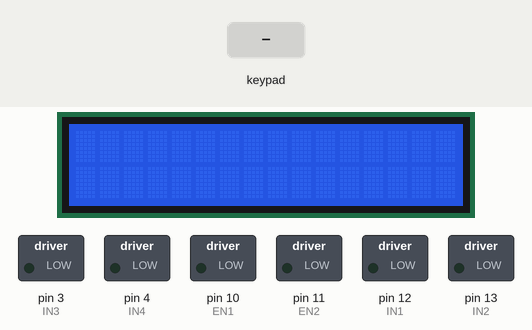
A sketch run on a simulated Arduino Uno, built with avr-gcc and run on an emulated ATmega328P. Shown: 16×2 character LCD, switched loads named in the sketch (green lamp = pin HIGH). Inputs (shaded band) come from the test bench.

Above: at 1.3 s.
1.4 s: key '2' pressed
At 3.4 s:
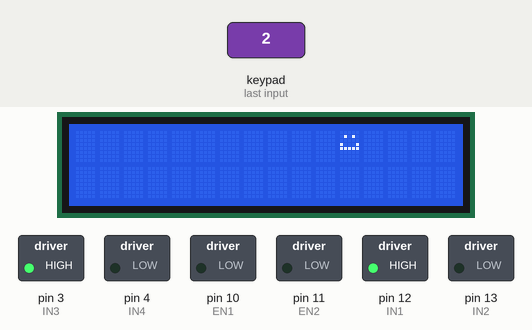
4.4 s: keypad keys 5 2 1 0 pressed 0.4 s apart
At 7.1 s:
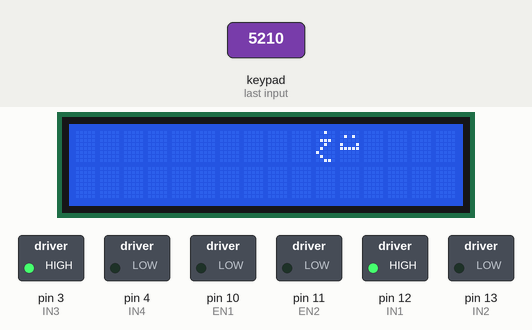
8.2 s: key '3' pressed
11.2 s: keypad keys 9 8 7 6 pressed 0.4 s apart
At 14.4 s:
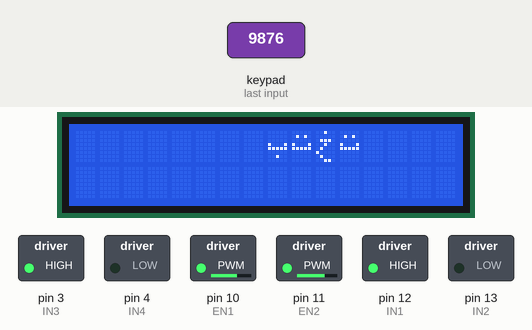
18.3 s: key '1' pressed
24.3 s: key '4' pressed
At 29.3 s:
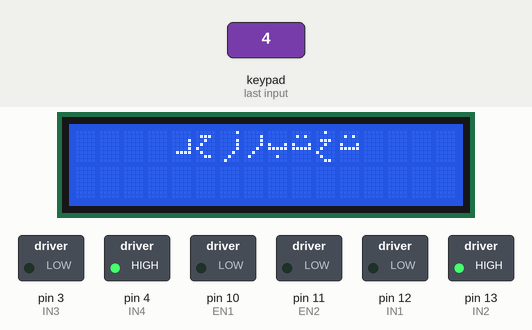
Timing chart, 0 to 30.3 s (numbered marks = the images above; inputs shaded):
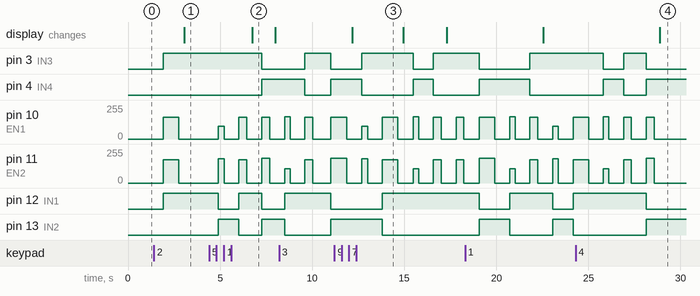

Measured:
- after the input at 1.4 s, pin 3 (IN3), pin 12 (IN1): LOW → HIGH after 0.50 s; pin 10 (EN1): 0/255 → 165/255 after 0.50 s, → 0/255 0.84 s later; pin 11 (EN2): 0/255 → 175/255 after 0.50 s, → 0/255 0.84 s later; the display: changes after 1.6 s (image 1)
- after the input at 4.4 s, pin 3 (IN3): HIGH → LOW after 2.9 s; pin 4 (IN4): LOW → HIGH after 2.9 s
- after the input at 11.2 s, pin 3 (IN3): LOW → HIGH after 1.5 s, → LOW 2.8 s later, → HIGH 1.1 s later; pin 4 (IN4): HIGH → LOW after 1.5 s, → HIGH 2.8 s later, → LOW 1.1 s later; pin 12 (IN1): LOW → HIGH after 2.6 s; pin 13 (IN2): HIGH → LOW after 2.6 s
- after the input at 24.3 s, pin 12 (IN1): HIGH → LOW after 3.9 s; pin 13 (IN2): LOW → HIGH after 3.9 s; the display: changes after 4.6 s (image 4)
- what the display in image 2 shows lasts 1.3 s, from 6.7 s to 8.0 s

The sketch:

codeWithMotorCalibration3.ino
```cpp
#include <Keypad.h>
#include <Wire.h>
#include <LiquidCrystal_I2C.h>
#define IN1 12
#define IN2 13
#define EN1 10
#define IN3 3
#define IN4 4
#define EN2 11
#define pi 3.14159
#define L 0.13 //meter
#define maxVoltR 4.5
#define maxVoltL 4.6

LiquidCrystal_I2C lcd(0x27,20,4);  // set the LCD address to 0x27 for a 16 chars and 2 line display
int flag = 1;
int X = 0, Y = 0, Xold = 0, Yold = 0, Xdiff = 0, Ydiff = 0, counter = 1, cursorPlace = 11;

byte B[8] = {
  0b00000,
  0b00000,
  0b00000,
  0b10001,
  0b11111,
  0b00000,
  0b00100,
  0b00000
};
byte T[8] = {
  0b00000,
  0b01010,
  0b00000,
  0b10001,
  0b11111,
  0b00000,
  0b00000,
  0b00000
};
byte H[8] = {
  0b00000,
  0b01110,
  0b00100,
  0b01000,
  0b10000,
  0b01000,
  0b00110,
  0b00000
};
byte Kh[8] = {
  0b00100,
  0b00000,
  0b01110,
  0b00100,
  0b01000,
  0b10000,
  0b01000,
  0b00110
};
byte D[8] = {
  0b00000,
  0b00000,
  0b00001,
  0b00001,
  0b00001,
  0b01111,
  0b00000,
  0b00000
};
byte TH[8] = {
  0b00001,
  0b00000,
  0b00001,
  0b00001,
  0b00001,
  0b01111,
  0b00000,
  0b00000
};
byte R[8] = {
  0b00000,
  0b00001,
  0b00001,
  0b00001,
  0b00010,
  0b00100,
  0b01000,
  0b00000
};
byte Z[8] = {
  0b00001,
  0b00000,
  0b00001,
  0b00001,
  0b00001,
  0b00010,
  0b00100,
  0b01000
};

const byte ROWS = 4; //four rows
const byte COLS = 4; //three columns
char keys[ROWS][COLS] = {
  {'1','2','3','A'},
  {'4','5','6','B'},
  {'7','8','9','C'},
  {'*','0','#','D'}
};

byte rowPins[ROWS] = {9, 8, 7, 6}; //connect to the row pinouts of the keypad
byte colPins[COLS] = {5, 2, 1, 0}; //connect to the column pinouts of the keypad

Keypad keypad = Keypad( makeKeymap(keys), rowPins, colPins, ROWS, COLS );

void setup(){
  pinMode(IN1, OUTPUT);
  pinMode(IN2, OUTPUT);
  pinMode(EN1, OUTPUT);
  pinMode(IN3, OUTPUT);
  pinMode(IN4, OUTPUT);
  pinMode(EN2, OUTPUT);
  //Serial.begin(9600);
  lcd.init();          // initialize the lcd
  lcd.backlight();
  lcd.createChar(0,B);
  lcd.createChar(1,T);
  lcd.createChar(2,H);
  lcd.createChar(3,Kh);
  lcd.createChar(4,D);
  lcd.createChar(5,TH);
  lcd.createChar(6,R);
  lcd.createChar(7,Z);
  lcd.begin(16,2);
}

void loop(){
  char key = keypad.getKey();

   if (key == 'A'){
     X = 0;
     Y = 0;
     steps(X, Y);
   }
   else if (key == '3'){
     X = 1;
     Y = 0;
     steps(X, Y);
     BLetter();
   }
   else if (key == '2'){
     X = 2;
     Y = 0;
     steps(X, Y);
     TLetter();
   }
   else if (key == '1'){
     X = 3;
     Y = 0;
     steps(X, Y);
   }
   else if (key == 'B'){
     X = 0;
     Y = 1;
     steps(X, Y);
   }
   else if (key == '6'){
     X = 1;
     Y = 1;
     steps(X, Y);
     HLetter();
   }
   else if (key == '5'){
     X = 2;
     Y = 1;
     steps(X, Y);
     KhLetter();
   }
   else if (key == '4'){
     X = 3;
     Y = 1;
     steps(X, Y);
     DLetter();
   }
   else if (key == 'C'){
     X = 0;
     Y = 2;
     steps(X, Y);
     THLetter();
   }
   else if (key == '9'){
     X = 1;
     Y = 2;
     steps(X, Y);
     RLetter();
   }
   else if (key == '8'){
     X = 2;
     Y = 2;
     steps(X, Y);
     ZLetter();
   }
   else if (key == '7'){
     X = 3;
     Y = 2;
     steps(X, Y);
   }
   else if (key == 'D'){
     reset();
     X = Y = Xold = Yold = Xdiff = Ydiff = 0;
     flag = 1;
     counter = 1;
     cursorPlace = 11;
     lcd.clear();
   }

}

/*
  float PWM_Evaluation(float V, float W){
  float rightVelocity, leftVelocity, voltR, voltL;
  int pwmR, pwmL;

  if (counter == 1){
    rightVelocity = (V + (W*L/2.0));
    voltR = (0.2042 * pow(rightVelocity,2)) + (6.4 * rightVelocity) + 0.59;
    //voltR = (1177.9 * pow(rightVelocity,3)) - (1630.6 * pow(rightVelocity,2)) + (751.16 * rightVelocity) - 111.31;
    pwmR = (int)((voltR / maxVoltR) * 255);
    counter = 0;
    return pwmR;
  }

  else{
    leftVelocity = (V - (W*L/2.0));
    voltL = (0.2047 * pow(leftVelocity,2)) + (6.2452 * leftVelocity) + 0.4473;
    //voltL = (248.21 * pow(leftVelocity,3)) - (342.91 * pow(leftVelocity,2)) + (161.29 * leftVelocity) - 21.791;
    pwmL = (int)((voltL / maxVoltL) * 255);
    counter = 1;
    return pwmL;
  }
}
 */
void BLetter(){
  lcd.setCursor(cursorPlace,0);
  cursorPlace -= 1;
  lcd.write(0);
}
void TLetter(){
  lcd.setCursor(cursorPlace,0);
  cursorPlace -= 1;
  lcd.write(1);
}
void HLetter(){
  lcd.setCursor(cursorPlace,0);
  cursorPlace -= 1;
  lcd.write(2);
}
void KhLetter(){
  lcd.setCursor(cursorPlace,0);
  cursorPlace -= 1;
  lcd.write(3);
}
void DLetter(){
  lcd.setCursor(cursorPlace,0);
  cursorPlace -= 1;
  lcd.write(4);
}
void THLetter(){
  lcd.setCursor(cursorPlace,0);
  cursorPlace -= 1;
  lcd.write(5);
}
void RLetter(){
  lcd.setCursor(cursorPlace,0);
  cursorPlace -= 1;
  lcd.write(6);
}
void ZLetter(){
  lcd.setCursor(cursorPlace,0);
  cursorPlace -= 1;
  lcd.write(7);
}

void forward(int diff){
  /*
  float V = 0.36; float W = 0; //with the new battery I decreased the linear velocity
  float PWMR = PWM_Evaluation(V, W);
  float PWML = PWM_Evaluation(V, W);
   */
  delay(500);

  digitalWrite(IN1,HIGH);
  digitalWrite(IN2,LOW);
  analogWrite(EN1,165);  // We can adjust this value
  digitalWrite(IN3,HIGH);
  digitalWrite(IN4,LOW);
  analogWrite(EN2,175);   // We can adjust this value
  delay(diff*420);  // We can adjust this value
  analogWrite(EN1, 0);
  analogWrite(EN2, 0);

  delay(300);
}

void backward(int diff){
  /*
  float V = 0.4; float W = 0;
  float PWMR = PWM_Evaluation(V, W);
  float PWML = PWM_Evaluation(V, W);
   */
  delay(500);

  digitalWrite(IN1,LOW);
  digitalWrite(IN2,HIGH);
  analogWrite(EN1,165);  // We can adjust this value
  digitalWrite(IN3,LOW);
  digitalWrite(IN4,HIGH);
  analogWrite(EN2,185);   // We can adjust this value
  delay(diff*430);   // We can adjust this value
  analogWrite(EN1, 0);
  analogWrite(EN2, 0);

  delay(300);
}

void turnRight(){
  /*float V = 0.36; float W = -1*(pi/2);   //clockwise
  float PWMR = PWM_Evaluation(V, W);
  float PWML = PWM_Evaluation(V, W);*/
  delay(500);

  //Right wheel inputs are LOW
  digitalWrite(IN1,HIGH);
  digitalWrite(IN2,LOW);
  analogWrite(EN1,167);
  digitalWrite(IN3,LOW);
  digitalWrite(IN4,HIGH);
  analogWrite(EN2,107);   // We can adjust this value
  delay(300);   // We can adjust this value to give 90 degree
  analogWrite(EN1, 0);
  analogWrite(EN2, 0);

  delay(300);
}

void turnLeft(){
  /*
  float V = 0.36; float W = pi/2;  //couter clockwise
  float PWMR = PWM_Evaluation(V, W);
  float PWML = PWM_Evaluation(V, W);
   */
  delay(500);

  digitalWrite(IN1,LOW);
  digitalWrite(IN2,HIGH);
  analogWrite(EN1,94);
  //Left wheel inputs are LOW
  digitalWrite(IN3,HIGH);
  digitalWrite(IN4,LOW);
  analogWrite(EN2,183);   // We can adjust this value
  delay(310);   // We can adjust this value to give 90 degree
  analogWrite(EN1, 0);
  analogWrite(EN2, 0);

  delay(300);
}

void motionInX(int Xdiff, int Ydiff){
  if (Xdiff > 0 && flag == 1){
    forward(abs(Xdiff));
    flag = 1;
  }
  else if (Xdiff < 0 && flag == 1){
    backward(abs(Xdiff));
    //flag = 2;   /////////////////// backward the flag remain the same
  }
  else if (Xdiff > 0 && flag == 3){
    turnRight();
    forward(abs(Xdiff));
    flag = 1;
  }
  else if (Xdiff < 0 && flag == 3){
    turnLeft();
    forward(abs(Xdiff));
    flag = 2;
  }
  else if (Xdiff > 0 && flag == 4){
    turnLeft();
    forward(abs(Xdiff));
    flag = 1;
  }
  else if (Xdiff < 0 && flag == 4){
    turnRight();
    forward(abs(Xdiff));
    flag = 2;
  }
  else if (Xdiff > 0 && flag == 2){
    backward(abs(Xdiff));
    //flag = 2;
  }
  else if (Xdiff < 0 && flag == 2){
    forward(abs(Xdiff));
    flag = 2;
  }
}

void motionInY(int Xdiff, int Ydiff){
  if (Ydiff > 0 && flag == 3){
    forward(abs(Ydiff));
    flag = 3;
  }
  else if (Ydiff < 0 && flag == 3){
    backward(abs(Ydiff));
    //flag = 4;
  }
  else if (Ydiff > 0 && flag == 1){
    turnLeft();
    forward(abs(Ydiff));
    flag = 3;
  }
  else if (Ydiff < 0 && flag == 1){
    turnRight();
    forward(abs(Ydiff));
    flag = 4;
  }
  else if (Ydiff > 0 && flag == 2){
    turnRight();
    forward(abs(Ydiff));
    flag = 3;
  }
  else if (Ydiff < 0 && flag == 2){
    turnLeft();  //////////////////////////////////////////////////////////
    forward(abs(Ydiff));
    flag = 4;
  }
  else if (Ydiff > 0 && flag == 4){
    backward(abs(Ydiff));
    //flag = 4;
  }
  else if (Ydiff < 0 && flag == 4){
    forward(abs(Ydiff));
    flag = 4;
  }
}

void reset(){
  digitalWrite(IN1,LOW);
  digitalWrite(IN2,LOW);
  analogWrite(EN1,0);
  digitalWrite(IN3,LOW);
  digitalWrite(IN4,LOW);
  analogWrite(EN2,0);
  delay(1000);
}

void steps(int X, int Y){
  Xdiff = X - Xold;
  Ydiff = Y - Yold;
  if (Xdiff == 0 && Ydiff == 0){
    reset();
  }
  else{
    if (Xdiff != 0){
      motionInX(Xdiff, Ydiff);
    }
    if (Ydiff != 0){
      motionInY(Xdiff, Ydiff);
    }
  }
  Xold = X;
  Yold = Y;
}
```
